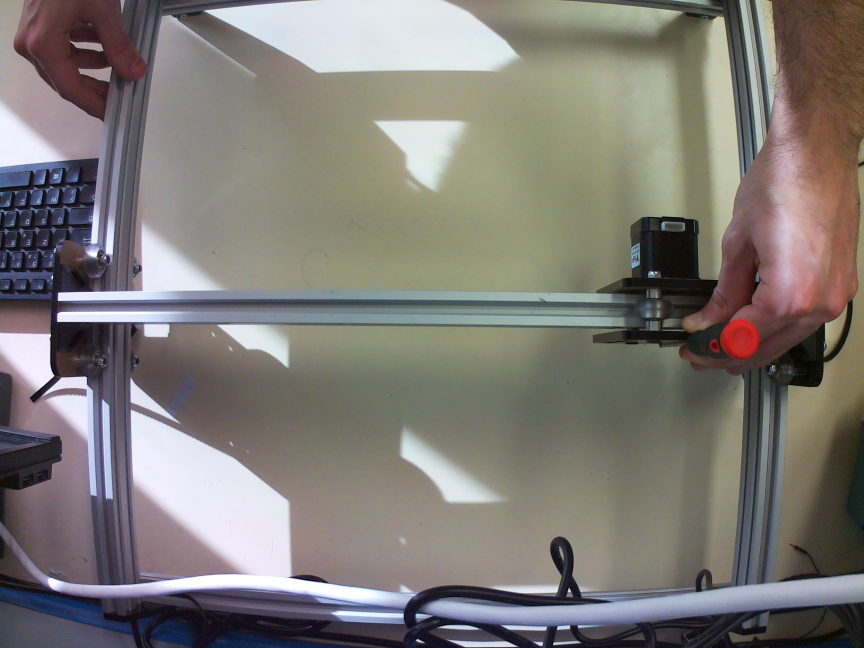
#> input picture photos/photo_1.jpg, 2592 x 1944 px (shown at 1/3 size); its folder holds only this picture in this run
$ python detection.py
#> lines starting #> are read from the running program, lines starting #| are printed output that depends on the picture; after the words box and inside, x2 and y2 are one past the last pixel; in counts of white or black regions, pixels touching at a corner belong together
#> in process_photos_in_folder, img is the input picture: shape (1944, 2592, 3); mean B, G, R 118.3, 123.1, 127.2
import cv2
import numpy as np
import os

# Taille du châssis en cm
chassis_size_cm = 45 #avat c'etaitt 50
half_chassis_size_cm = chassis_size_cm / 2

# Dimensions de l'image capturée
image_width = 2592
image_height = 1944

# Fonction pour convertir les pixels en centimètres
def pixels_to_cm(x, y):
    x_cm = (x / image_width) * chassis_size_cm
    y_cm = (y / image_height) * chassis_size_cm
    return x_cm, y_cm

# Fonction pour calculer la position par rapport au centre
def calculate_position_relative_to_center(x_cm, y_cm):
    # Centre du châssis en cm
    center_x_cm = half_chassis_size_cm
    center_y_cm = half_chassis_size_cm

    # Position relative par rapport au centre
    relative_x_cm = x_cm - center_x_cm
    relative_y_cm = center_y_cm - y_cm  # Inverser l'axe Y pour correspondre au repère standard
    return relative_x_cm, relative_y_cm

# Fonction pour détecter la couleur rouge dans l'image
def detect_stylo_rouge(img):
    # Conversion en espace de couleur HSV
    hsv = cv2.cvtColor(img, cv2.COLOR_BGR2HSV)
#> hsv: shape (1944, 2592, 3); mean H, S, V 66.9, 47.5, 133.3

    # Définir les seuils pour la couleur rouge en HSV
    lower_red = np.array([0, 120, 70])  # Rouge clair
    upper_red = np.array([10, 255, 255])
    mask1 = cv2.inRange(hsv, lower_red, upper_red)
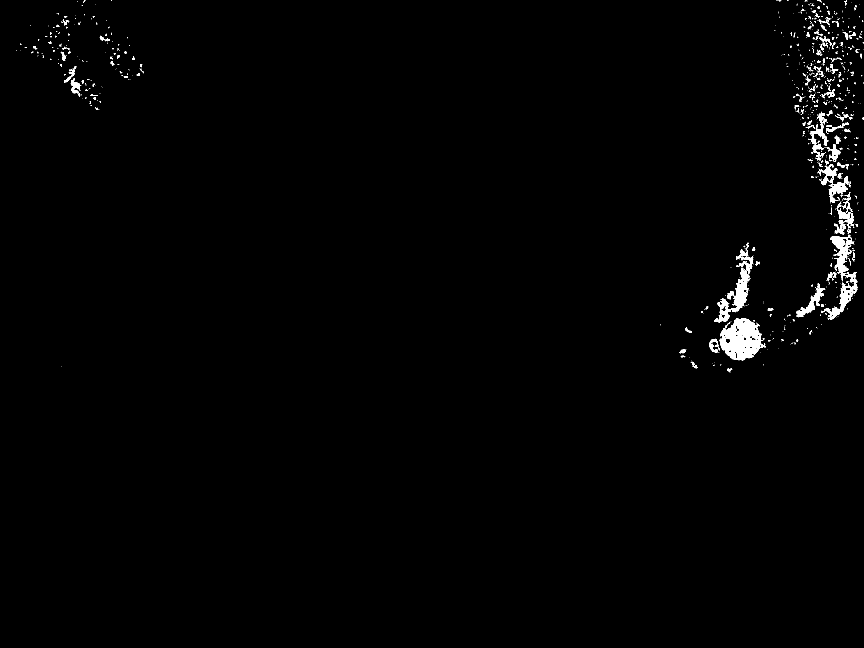
#> mask1: shape (1944, 2592) (shown at 1/3 size); 0.93% white; 1003 white regions (829 under 20 px), largest, box (x1, y1, x2, y2) and area: (2159, 955, 2296, 1081) 10471, (2490, 704, 2566, 844) 3719, (2193, 803, 2250, 937) 3170

    lower_red = np.array([170, 120, 70])  # Rouge foncé
    upper_red = np.array([180, 255, 255])
    mask2 = cv2.inRange(hsv, lower_red, upper_red)
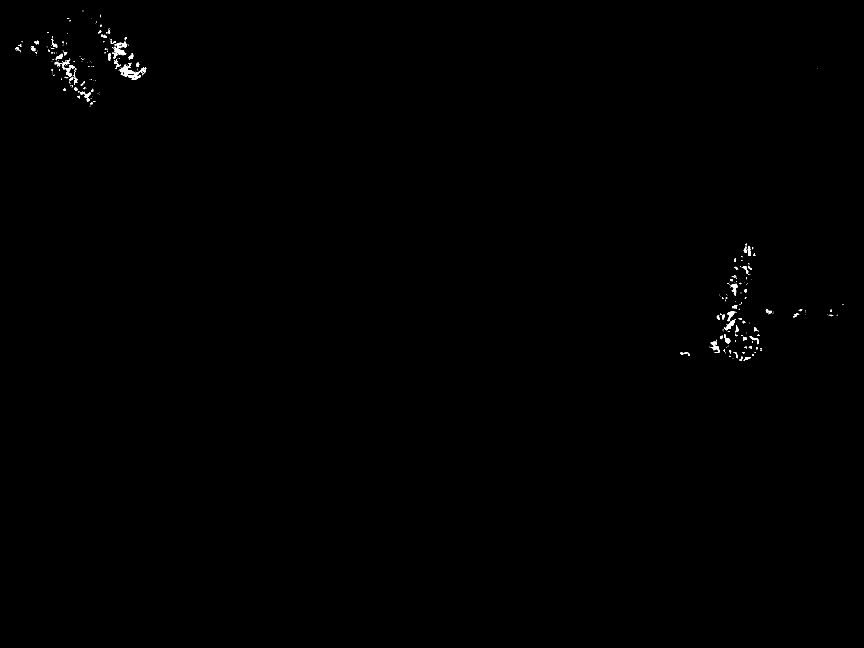
#> mask2: shape (1944, 2592) (shown at 1/3 size); 0.19% white; 350 white regions (269 under 20 px), largest, box (x1, y1, x2, y2) and area: (358, 194, 423, 239) 1025, (342, 127, 377, 166) 563, (2132, 1024, 2160, 1059) 380

    # Combiner les deux masques
    mask = mask1 + mask2
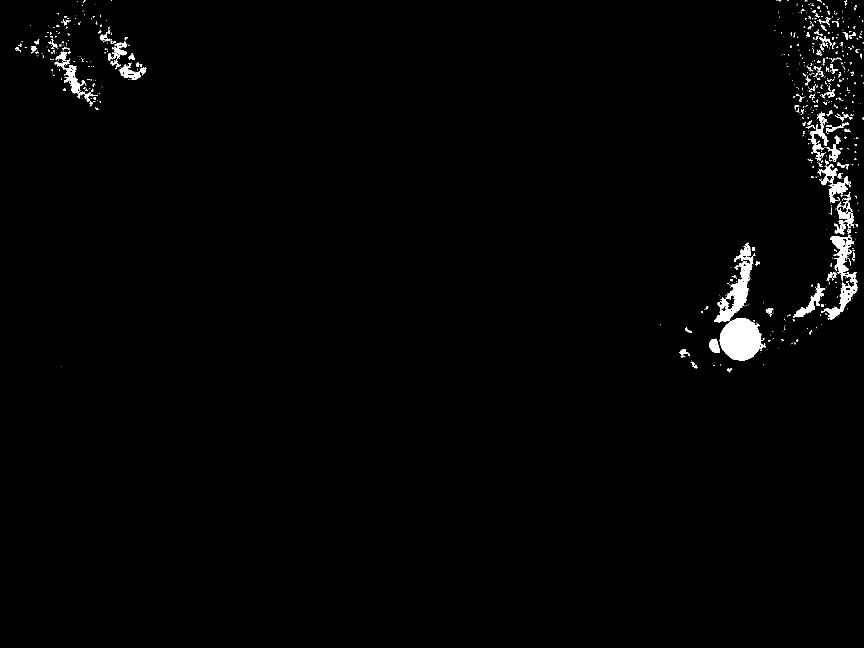
#> mask: shape (1944, 2592) (shown at 1/3 size); 1.1% white; 1131 white regions (945 under 20 px)

    # Trouver les contours du masque rouge
    contours, _ = cv2.findContours(mask, cv2.RETR_TREE, cv2.CHAIN_APPROX_SIMPLE)
#> contours = 1430 contours, 1272 with area under 20; largest, box (x1, y1, x2, y2) and area: (2159, 955, 2296, 1082) 12038, (2144, 728, 2260, 967) 7670, (2490, 704, 2566, 844) 3795, (2463, 836, 2572, 960) 2964, (2457, 493, 2545, 609) 2740

    if contours:
        # Prendre le plus grand contour (le crayon rouge)
        largest_contour = max(contours, key=cv2.contourArea)
#> largest_contour = contour of 247 points, box (x1, y1, x2, y2) (2159, 955, 2296, 1082), area 12038

        # Obtenir les coordonnées x, y du contour
        x, y, w, h = cv2.boundingRect(largest_contour)
#> x = 2159; y = 955; w = 137; h = 127
        return x + w // 2, y + h // 2  # Centre du crayon rouge
    else:
        return None, None

# Fonction pour parcourir toutes les photos et détecter le crayon rouge
def process_photos_in_folder(folder_path):
    # Trier les fichiers par numéro dans le nom (ordre numérique)
    photo_files = sorted(
        [f for f in os.listdir(folder_path) if f.endswith(".jpg") or f.endswith(".png")],
        key=lambda x: int(''.join(filter(str.isdigit, x)))  # Extraire les numéros pour trier
    )

    for photo in photo_files:
        # Charger l'image
        img = cv2.imread(os.path.join(folder_path, photo))

        if img is None:
            print(f"Erreur de lecture de l'image : {photo}")
            continue

        # Détecter la position du crayon rouge
        x, y = detect_stylo_rouge(img)
#> x = 2227; y = 1018

        if x is not None and y is not None:
            # Convertir les coordonnées en centimètres
            x_cm, y_cm = pixels_to_cm(x, y)
#> in pixels_to_cm, `x_cm = (x / image_width) * chassis_size_cm`: x_cm = 38.66
#> in pixels_to_cm, `y_cm = (y / image_height) * chassis_size_cm`: y_cm = 23.56
#> x_cm = 38.66; y_cm = 23.56

            # Calculer la position relative au centre
            relative_x, relative_y = calculate_position_relative_to_center(x_cm, y_cm)
#> in calculate_position_relative_to_center, `relative_x_cm = x_cm - center_x_cm`: relative_x_cm = 16.16
#> in calculate_position_relative_to_center, `relative_y_cm = center_y_cm - y_cm  # Inverser l'axe Y pour correspond..`: relative_y_cm = -1.06
#> relative_x = 16.16; relative_y = -1.06

            # Afficher les résultats
            print(f"Image: {photo} -> Position du crayon rouge : ({x_cm:.2f} cm, {y_cm:.2f} cm), Relative au centre: ({relative_x:.2f} cm, {relative_y:.2f} cm)")
#| Image: photo_1.jpg -> Position du crayon rouge : (38.66 cm, 23.56 cm), Relative au centre: (16.16 cm, -1.06 cm)
        else:
            print(f"Stylo rouge non détecté dans l'image : {photo}")

# Dossier contenant les photos
photos_folder = "photos"

# Traiter les photos dans le dossier
process_photos_in_folder(photos_folder)

$ run again, on photos/photo_15.jpg
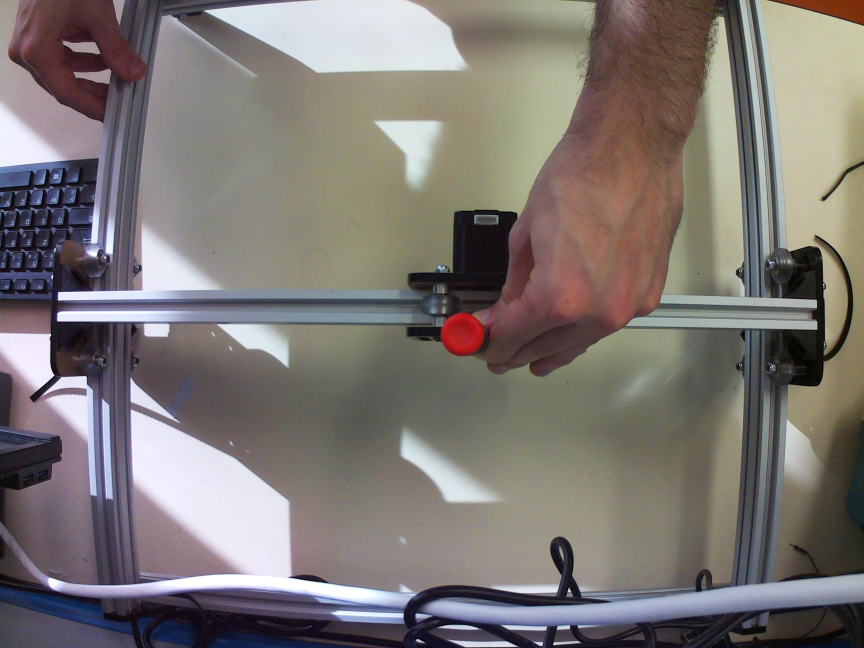
#> input picture photos/photo_15.jpg, 2592 x 1944 px (shown at 1/3 size)
#> in process_photos_in_folder, img is the input picture: shape (1944, 2592, 3); mean B, G, R 116.1, 119.4, 125.7
#> hsv: shape (1944, 2592, 3); mean H, S, V 69, 49.4, 131.4
#> in detect_stylo_rouge, `mask1 = cv2.inRange(hsv, lower_red, upper_red)`:
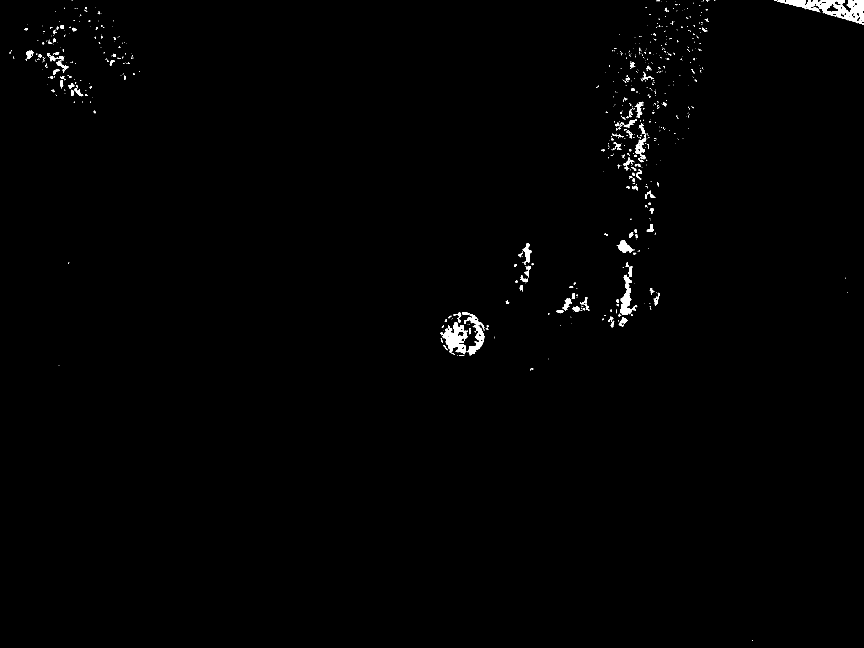
#> mask1: shape (1944, 2592) (shown at 1/3 size); 0.62% white; 841 white regions (690 under 20 px), largest, box (x1, y1, x2, y2) and area: (2331, 0, 2592, 73) 7179, (1328, 966, 1402, 1064) 3653, (1860, 824, 1908, 945) 2133
#> mask2: shape (1944, 2592); 0.44% white; 364 white regions (301 under 20 px), largest, box (x1, y1, x2, y2) and area: (1321, 937, 1455, 1068) 6701, (285, 113, 388, 191) 2641, (144, 176, 231, 273) 2459
#> in detect_stylo_rouge, `mask = mask1 + mask2`:
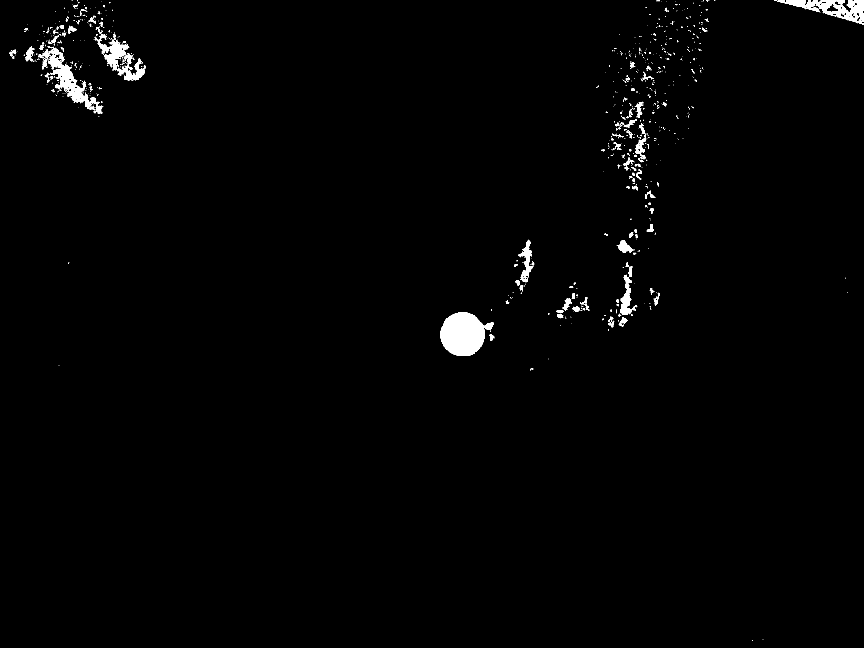
#> mask: shape (1944, 2592) (shown at 1/3 size); 1.1% white; 977 white regions (831 under 20 px)
#> contours = 1298 contours, 1168 with area under 20; largest, box (x1, y1, x2, y2) and area: (1321, 937, 1481, 1068) 13912, (2331, 0, 2592, 74) 7991, (143, 138, 310, 341) 6864, (283, 110, 438, 243) 6386, (1860, 824, 1908, 945) 1951
#> largest_contour = contour of 248 points, box (x1, y1, x2, y2) (1321, 937, 1481, 1068), area 13912
#> in detect_stylo_rouge, `x, y, w, h = cv2.boundingRect(largest_contour)`: x = 1321; y = 937; w = 160; h = 131
#> in process_photos_in_folder, `x, y = detect_stylo_rouge(img)`: x = 1401; y = 1002
#> in pixels_to_cm, `x_cm = (x / image_width) * chassis_size_cm`: x_cm = 24.32
#> in pixels_to_cm, `y_cm = (y / image_height) * chassis_size_cm`: y_cm = 23.19
#> in process_photos_in_folder, `x_cm, y_cm = pixels_to_cm(x, y)`: x_cm = 24.32; y_cm = 23.19
#> relative_x_cm = 1.82
#> relative_y_cm = -0.694
#> relative_x = 1.82; relative_y = -0.694
#| Image: photo_15.jpg -> Position du crayon rouge : (24.32 cm, 23.19 cm), Relative au centre: (1.82 cm, -0.69 cm)
